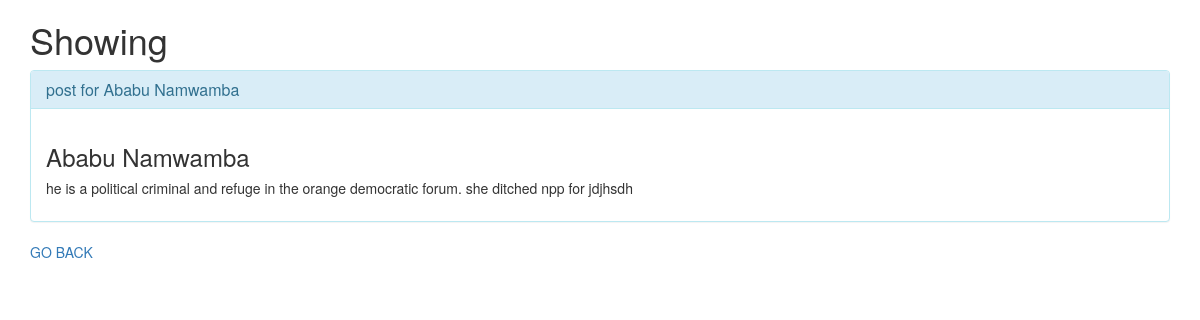
Screenshot of /post/value/1/ with the database file from the repository.
### posts/models.py (models this page shows, shortened)
class Post(models.Model):
    title=models.CharField(max_length=200)
    content=models.TextField(max_length=200)
    updated=models.DateTimeField(auto_now=True, auto_now_add=False)
    timestamp=models.DateTimeField(auto_now=False, auto_now_add=True)

### posts/views.py (the view)
# urls.py: url(r'^value/(?P<pk>\d+)/$', views.post_value, name='post_value'),
def post_value(request,pk):
        queryset=get_object_or_404(Post, id=pk)
        context=RequestContext(request,{"title":"Showing",
        "object_list":queryset,})
        return render_to_response('post/value.html',context)

### posts/templates/post/value.html (shortened to what this page needs)
<!DOCTYPE html>
<html>
  <head>
    {%load staticfiles%}
    <link rel="stylesheet" href="{%static 'css/bootstrap.min.css'%}" media="screen" title="no title" charset="utf-8">
  </head>
  <body>
    <div class="container">
      <h1>{{title}}</h1>
      <div class="panel panel-info">
        <div class="panel-heading">
   <h3 class="panel-title">post for {{object_list.title}}</h3>
 </div>
    <div class="panel-body">
      <h3>{{object_list.title}}</h3>
      <h5>{{object_list.content}}</h5>
    </div>
  </div>
  <a href="/post/post_show/">GO BACK</a>
    </div>
  </body>
</html>

### rows the page displays
Post: title "Ababu Namwamba", content "he is a political criminal and refuge in the orange democratic forum. she ditched npp for jdjhsdh"

### other values shown
{{ title }} "Showing"
